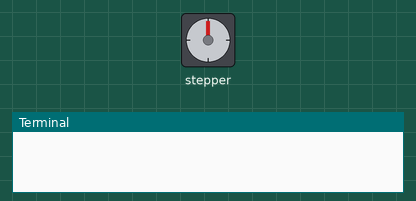
Simulated run of this program. Board: Raspberry Pi (BCM pin numbers). Parts: stepper motor, the last lines printed to the terminal. Files the program writes start out absent; the stepper is drawn at 200 steps a turn. At 5.6 s the program stops and its outputs stay as they are.

Above: at 0.1 s.
At 2.75 s:
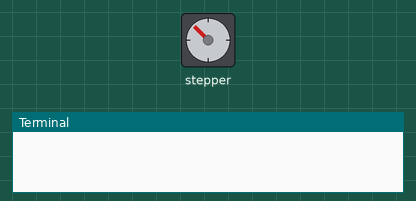
At 4.25 s:
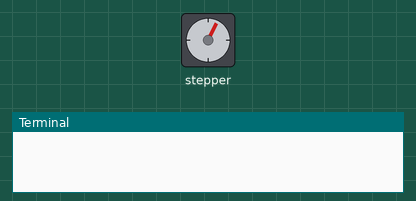
At 5.6 s:
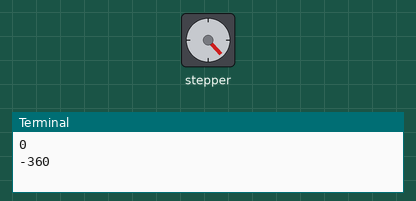
Timing chart, 0 to 7.1 s (numbered marks = the images above):
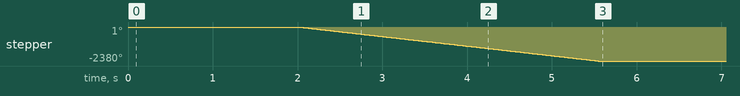

Measured:
- by itself, stepper: turns 2380° counter-clockwise in 3.5 s

The program:

stepper.py
```python
from math import degrees
import pigpio
import time
import json
pi = pigpio.pi()

class stepper():
	def __init__(self) -> None:
		self.STEP_PIN = 19
		self.DIR_PIN = 13
		self.stepPTurn = 1324 #steps per 1 turn
		#stepper motor steps per rotation =200 , gearbox ratio 324/49
		self.delay = 0.0025

	def savepos(self, pos):
		f = open("/home/pi/SailboatSoft/SailSoft/stepper_pos.json")
		last_pos = json.load(f)
		f.close
		last_pos = int(last_pos['pos'])
		print(last_pos)
		pos = pos + last_pos
		print(pos)
		data = {
			"pos": pos
		}
		with open("/home/pi/SailboatSoft/SailSoft/stepper_pos.json", "w") as outfile:
			json.dump(data, outfile)


	def pull(self, degrees): # input have to be in degrees
		steps = int((degrees / 360) * self.stepPTurn)

		pi.write(self.DIR_PIN, pigpio.HIGH)

		for i in range(steps):
			time.sleep(self.delay)
			pi.write(self.STEP_PIN, 1)
			time.sleep(0.00001)
			pi.write(self.STEP_PIN, 0)

		time.sleep(0.00001)

		self.savepos(degrees)

		pi.write(self.DIR_PIN, pigpio.LOW)


	def loosen(self, degrees):
		steps = int((degrees / 360) * self.stepPTurn)

		pi.write(self.DIR_PIN, pigpio.LOW)

		for i in range(steps):
			time.sleep(self.delay)
			pi.write(self.STEP_PIN, 1)
			time.sleep(0.00001)
			pi.write(self.STEP_PIN, 0)

		time.sleep(0.00001)

		self.savepos(-degrees)


if __name__ == '__main__':

	winch = stepper()
	delay = 0.01
	STEP_PIN = 19
	pi.write(13, pigpio.HIGH)


	#winch.pull(360)
	time.sleep(2)
	winch.loosen(360)


	"""for i in range(1000):
		time.sleep(delay)
		pi.write(19, 1)
		print("1")
		time.sleep(0.001)
		pi.write(19, 0)
		print("0")
	"""


	
```
